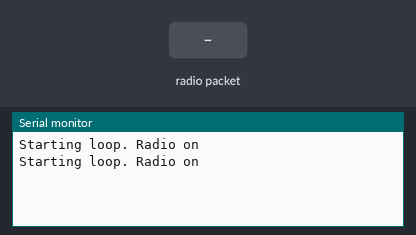
Simulated run of this sketch. Board: Arduino Uno, built with avr-gcc and run on an emulated ATmega328P. Shown: the last lines printed to the serial monitor. The test bench sets the inputs (shaded band). No radio packets arrive unless stated.

Above: at 1.8 s.
1.9 s: radio packet "1" arrives
At 2.8 s:
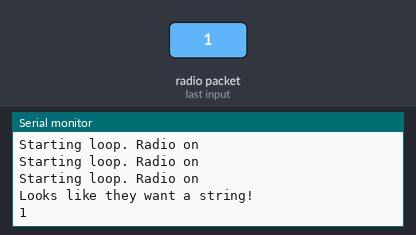
3.5 s: radio packet "0" arrives
At 4.8 s:
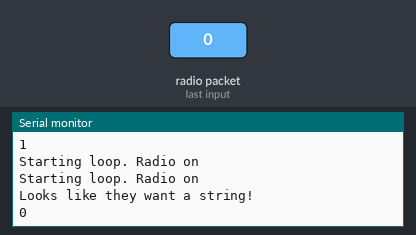
5.0 s: radio packet "2" arrives
At 5.7 s:
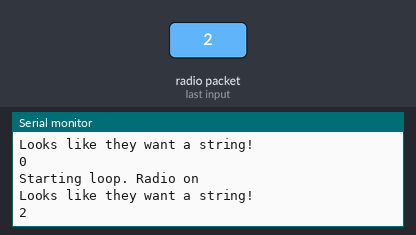

Measured:
- after the input at 1.9 s, the serial monitor: prints a new line after 0.13 s (image 1)
- after the input at 3.5 s, the serial monitor: prints a new line after 0.57 s (image 2)
- after the input at 5.0 s, the serial monitor: prints a new line after 0.07 s (image 3)

The sketch:

sendreceive.ino
```cpp
#include <SPI.h>
#include <RF24.h>

// ce, csn pins
RF24 radio(9, 10);

void setup(void) {
  Serial.begin(9600);
  radio.begin();
  radio.setPALevel(RF24_PA_MAX);
  radio.setChannel(0x76);
  radio.openWritingPipe(0xF0F0F0F0E1LL);

  const uint64_t pipe = 0xF0F0F0F0E1LL;
  radio.openReadingPipe(1,pipe);
  radio.enableDynamicPayloads();
  radio.powerUp();
}

void loop() {
  radio.startListening();
  Serial.println("Starting loop. Radio on");
  char receiveMessage[32] = {0};
  if (radio.available()) {
    Serial.println("Looks like they want a string!");
    radio.read(receiveMessage, sizeof(receiveMessage));
    Serial.println(receiveMessage);
    radio.stopListening();
    String stringMessage = "GETSTRING";
    if (stringMessage == receiveMessage) {
      const char text[] = "Hello World!";
      radio.write(text, sizeof(text));
      Serial.println("We sent our message.");
    }
  }

  delay(1000);
}
```
